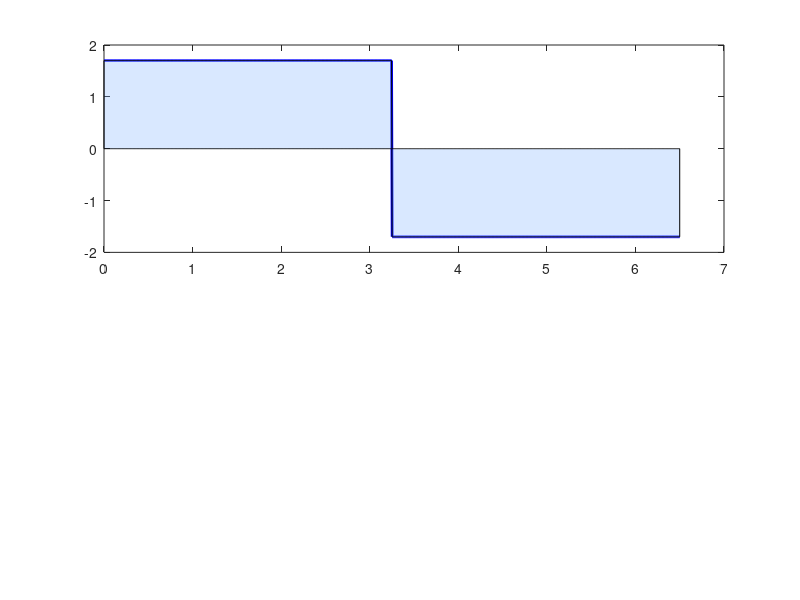

The MATLAB script that drew this image: (Note: this script raises an error after producing the figure.)
clc;
clear;
close all;

fprintf('====================================================\n');
fprintf(' ANÁLISE DE VIGA BIAPOIADA - CARGA CONCENTRADA\n');
fprintf('====================================================\n');

% 1. DADOS DA VIGA

L = 6.50;          % Comprimento da viga (m)
P = 3.40;          % Carga concentrada (kN)

% Posição da carga (centro da viga)
a = L/2;
% 2. REAÇÕES DE APOIO

RA = P/2;
RB = P/2;

fprintf('\nREAÇÕES DE APOIO:\n');
fprintf('RA = %.3f kN\n',RA);
fprintf('RB = %.3f kN\n',RB);


% 3. MÉTODO DAS SEÇÕES
x = linspace(0,L,1000);
% Vetores
V = zeros(size(x));
M = zeros(size(x));

for i = 1:length(x)
    % TRECHO 1 -> antes da carga
    if x(i) < a

        V(i) = RA;

        M(i) = RA*x(i);
    % TRECHO 2 -> depois da carga
    else

        V(i) = RA - P;

        M(i) = RA*x(i) - P*(x(i)-a);

    end
end

% 4. MOMENTO FLETOR MÁXIMO

[Mmax,indice] = max(M);

x_Mmax = x(indice);

fprintf('\nMOMENTO FLETOR MÁXIMO:\n');
fprintf('Mmax = %.3f kN.m\n',Mmax);
fprintf('Posição = %.3f m\n',x_Mmax);

% 5. MOMENTO DE INÉRCIA DA VIGA
% PERFIL TEÓRICO W460x52

bf = 0.152;     % largura da mesa (m)
tf = 0.0108;    % espessura da mesa (m)
tw = 0.0076;    % espessura da alma (m)
h  = 0.45;      % altura total (m)

% Altura útil da alma
hw = h - 2*tf;

% MOMENTO DE INÉRCIA DA ALMA
% ------------------------------------------------------

I_alma = (tw * hw^3)/12;

% ------------------------------------------------------
% MOMENTO DE INÉRCIA DAS MESAS
% ------------------------------------------------------

d = (h/2) - (tf/2);

I_mesa = (bf*tf^3)/12 + (bf*tf)*(d^2);

% Duas mesas
I_total = I_alma + 2*I_mesa;

fprintf('\nMOMENTO DE INÉRCIA:\n');
fprintf('Ix = %.8f m^4\n',I_total);

%% =====================================================
% 6. TENSÃO NORMAL MÁXIMA
% ======================================================

c = h/2;

% Converte kN.m para N.m
Mmax_Nm = Mmax * 1000;

sigma_max = (Mmax_Nm * c)/I_total;

fprintf('\nTENSÃO NORMAL MÁXIMA:\n');
fprintf('sigma_max = %.2f MPa\n',sigma_max/1e6);


% 7. DIAGRAMA DE FORÇA CORTANTE


figure('Name','Diagramas da Viga','Position',[100 100 900 700]);

subplot(2,1,1)

plot(x,V,'b','LineWidth',2);
hold on;

area(x,V,'FaceColor',[0.5 0.7 1], ...
         'FaceAlpha',0.3);

yline(0,'k','LineWidth',1);

grid on;

title('Diagrama de Força Cortante V(x)','FontSize',12);
xlabel('Posição x (m)','FontWeight','bold');
ylabel('V(x) [kN]','FontWeight','bold');

%% =====================================================
% 8. DIAGRAMA DE MOMENTO FLETOR
% ======================================================

subplot(2,1,2)

plot(x,M,'r','LineWidth',2);
hold on;

area(x,M,'FaceColor',[1 0.5 0.5], ...
         'FaceAlpha',0.3);

plot(x_Mmax,Mmax,'ko','MarkerFaceColor','k');

text(x_Mmax,Mmax,...
    sprintf('  M_{max}=%.2f kN.m',Mmax),...
    'FontSize',10);

yline(0,'k','LineWidth',1);

grid on;

title('Diagrama de Momento Fletor M(x)','FontSize',12);
xlabel('Posição x (m)','FontWeight','bold');
ylabel('M(x) [kN.m]','FontWeight','bold');

%% =====================================================
% 9. DESENHO DA VIGA
% ======================================================

figure('Name','Modelo da Viga','Position',[200 200 1000 250]);

hold on;
grid on;

% Viga
plot([0 L],[0 0],'Color',[0.4 0.4 0.4],'LineWidth',4);

% Apoios
plot(0,0,'g^','MarkerSize',12,'MarkerFaceColor','g');
plot(L,0,'g^','MarkerSize',12,'MarkerFaceColor','g');

% ------------------------------------------------------
% CARGA CONCENTRADA
% ------------------------------------------------------

quiver(a,0.45,0,-0.35,...
    'b','LineWidth',2,...
    'MaxHeadSize',1);

text(a,0.52,...
    sprintf('P = %.2f kN',P),...
    'HorizontalAlignment','center',...
    'FontSize',12,...
    'Color','b');

% ------------------------------------------------------
% REAÇÕES
% ------------------------------------------------------

quiver(0,-0.35,0,0.25,...
    'r','LineWidth',2,...
    'MaxHeadSize',0.7);

quiver(L,-0.35,0,0.25,...
    'r','LineWidth',2,...
    'MaxHeadSize',0.7);

text(0,-0.45,...
    sprintf('RA = %.2f kN',RA),...
    'Color','r');

text(L-0.7,-0.45,...
    sprintf('RB = %.2f kN',RB),...
    'Color','r');

title('Viga Biapoiada com Carga Concentrada');

xlabel('Comprimento da Viga (m)');

ylim([-0.7 0.7]);

axis equal;

hold off;

fprintf('\n====================================================\n');
fprintf(' PROCESSAMENTO CONCLUÍDO COM SUCESSO!\n');
fprintf('====================================================\n\n');
